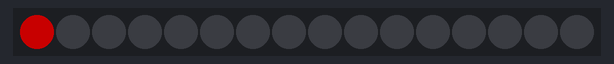
The sketch below on a simulated Arduino Uno, built with avr-gcc and run on an emulated ATmega328P. Parts: 16 RGB LEDs in strip order, left to right. Dim RGB values are drawn brighter than linear.

Above: at 0.01 s.
At 0.41 s:
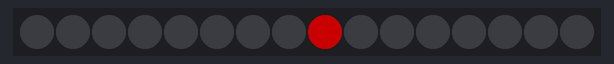
At 0.8 s:
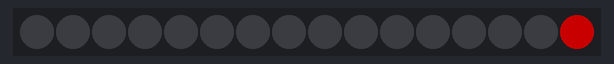

The sketch:

christmas_lights_16.ino
```cpp
#include "FastLED.h"

// For 16 LED circular lights
// using ELGOO NANO board, set target as UNO

#define NUM_LEDS 16
#define DATA_PIN 11

CRGB leds[NUM_LEDS];

unsigned short idx = 0;
unsigned short prev = 0;

void setup() {
  // put your setup code here, to run once:
  FastLED.addLeds<WS2812B, DATA_PIN, GRB>(leds, NUM_LEDS);
#ifdef DEBUG
  Serial.begin(9600);
#endif

}

void loop() {
  // put your main code here, to run repeatedly:
  test();
}

void test()
{

  unsigned short curr = idx < NUM_LEDS ? idx : 2*NUM_LEDS-idx;
  leds[prev] = CRGB(0,0,0);
  leds[curr] = CRGB(100,0,0);
  prev = curr;

  FastLED.show();
  if (++idx >= 2*NUM_LEDS) { idx = 0; }
  delay(50);
}
```
